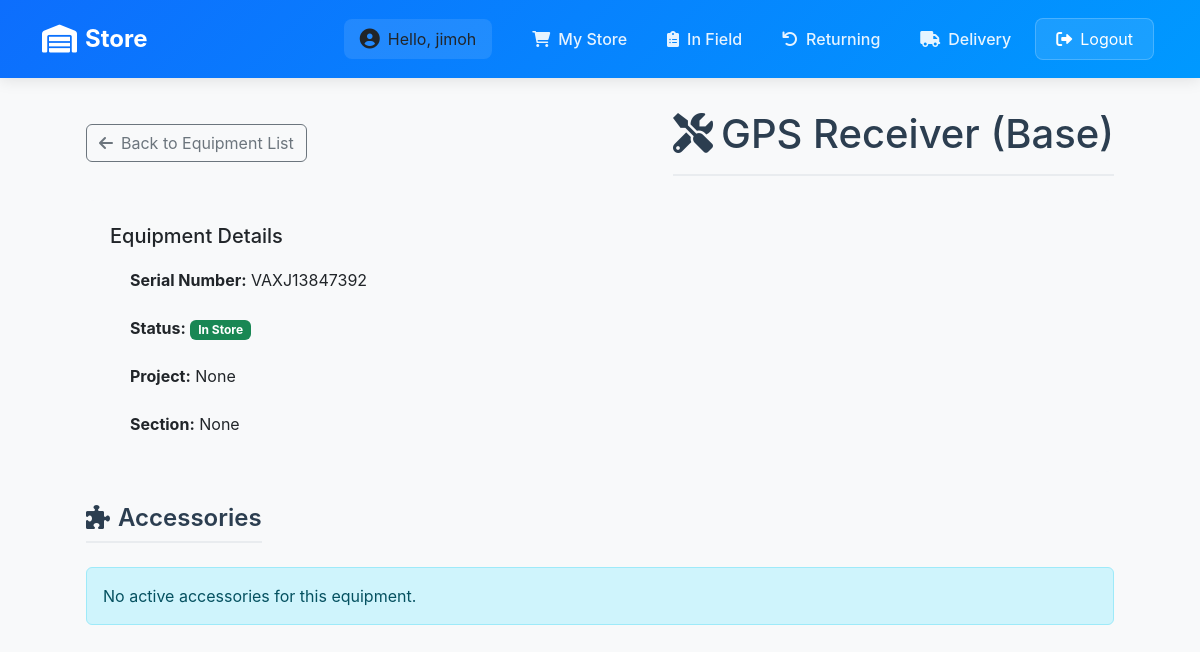
/inventory/equipment/65/ (signed in), run on the app's committed database.
### inventory/models.py (models this page shows, shortened)
class EquipmentsInSurvey(models.Model):
    EQUIPMENT_CHOICES = [
        ('GPS Receiver (Base)', 'GPS Receiver (Base)'),
        ('GPS Receiver (Rover)', 'GPS Receiver (Rover)'),
        ('Data logger', 'Data logger'),
        ('External Radio', "External Radio"),
        ('Total Station', "Total Station"),
        ('Levelling Instrument', 'Levelling Instrument'),
        ('Eco Sounder', 'Eco Sounder'),
    ]
    owner_choice = [
        ('Hi-Tech', "Hi-Tech"),
        ("Sub-Contractor", "Sub-Contractor")
    ]
    name = models.CharField(max_length=100, help_text="Equipment Name", choices=EQUIPMENT_CHOICES)
    date_of_receiving_from_supplier = models.DateField(blank=True, null=True)
    supplier = models.CharField(max_length=100, help_text="Manufacturer/Model from CSV")
    owner = models.CharField(max_length=20, choices=owner_choice)
    serial_number = models.CharField(max_length=100, help_text="Equipment Serial Number")
    condition = models.CharField(max_length=50, help_text="Equipment condition from CSV", default="Good")
    CONDITION_AFTER_USE_CHOICES = [
        ("Good", "Good"),
        ("Need Repair", "Need Repair")
    ]
    chief_surveyor = models.ForeignKey(User, on_delete=models.CASCADE, null=True, blank=True)
    surveyor_responsible = models.CharField(max_length=100, null=True, blank=True, help_text="Name of the surveyor responsible for the equipment")
    quantity = models.PositiveBigIntegerField(default=1, help_text="Number of Quantity")
    project = models.CharField(max_length=20, choices=[('Coastal Road', 'Coastal Road'), ('Sokoto', 'Sokoto')], blank=True, null=True, help_text="Project Name")
    section = models.CharField(max_length=100, null=True, blank=True)
    date_receiving_from_department = models.DateField(blank=True, null=True, help_text="Date when the equipment was received from the department")
    status = models.CharField(choices=[('In Store', 'In Store'), ('In Field', 'In Field'), ('With Chief Surveyor', 'With Chief Surveyor'), ('Returning', 'Returning'), ('Delivering', 'Delivering')], max_length=100, default='In Store', blank=True, null=True, help_text="Current status of the equipment")
    delivery_status = models.CharField(max_length=10, choices=[('Delivered', 'Delivered'), ('Delivering', 'Delivering'), ('Cancelled', 'Cancelled')], null=True, blank=True)
    return_comment = models.TextField(null=True, blank=True, help_text="Comment when equipment is returned")
    return_date = models.DateTimeField(null=True, blank=True, help_text="Date when equipment was returned")

### inventory/views.py (the view, shortened to what this page needs)
# urls.py: path('equipment/<int:id>/', views.equipment_detail, name='equipment_detail'),
@login_required
def equipment_detail(request, id):
    equipment = get_object_or_404(EquipmentsInSurvey, id=id)
    if not request.user.is_superuser:
        if equipment.chief_surveyor != request.user and equipment.status != 'In Store':
            messages.error(request, 'You do not have permission to view this equipment.')
            return redirect('profile')
    if not request.user.is_superuser:
        active_accessories = equipment.accessories.filter(
            return_status__in=['In Use', 'With Chief Surveyor'],
            chief_surveyor=request.user
        )
        returned_accessories = equipment.accessories.filter(
            return_status__in=['Returned', 'Returning'],
            chief_surveyor=request.user
        )
    else:
        active_accessories = equipment.accessories.filter(return_status__in=['In Use', "In Store", "With Chief Surveyor"])
        returned_accessories = equipment.accessories.filter(return_status__in=['Returned', 'Returning'])
    return render(request, 'equipments/equipments_detail.html', {
        'equipment': equipment,
        'active_accessories': active_accessories,
        'returned_accessories': returned_accessories
    })

### inventory/templates/equipments/equipments_detail.html (shortened to what this page needs)
{% extends 'base_dashboard.html' %}
{% load static %}
{% block content %}
<div class="container">
    <div class="equipment-detail">
        <div class="d-flex justify-content-between align-items-center mb-4">
            <div class="d-flex gap-2">
                {% if user.is_superuser %}
                <a href="{% url 'store' %}" class="btn btn-outline-secondary">
                    <i class="fas fa-arrow-left me-2"></i>Back to Equipment List
                </a>
                {% else %}
                <a href="{% url 'request_equipment' %}" class="btn btn-outline-secondary">
                    <i class="fas fa-arrow-left me-2"></i>Back to Equipment List
                </a>
                {% endif %}
            </div>
            <h1 class="page-title mb-0">
                <i class="fas fa-tools me-2"></i>{{ equipment.name }}
            </h1>
        </div>
        <div class="equipment-info">
            <div class="row">
                <div class="col-md-6">
                    <h5>Equipment Details</h5>
                    <ul class="list-group">
                        <li class="list-group-item">
                            <strong>Serial Number:</strong> {{ equipment.serial_number }}
                        </li>
                        <li class="list-group-item">
                            <strong>Status:</strong>
                            <span class="badge {% if equipment.status == 'In Store' %}bg-success{% elif equipment.status == 'In Field' %}bg-primary{% else %}bg-warning{% endif %}">
                            {{ equipment.status }}
                        </span>
                        </li>
                        <li class="list-group-item">
                            <strong>Project:</strong> {{ equipment.project }}
                        </li>
                        <li class="list-group-item">
                            <strong>Section:</strong> {{ equipment.section }}
                        </li>
                    </ul>
                </div>
            </div>
        </div>
        <div class="accessories-section mt-4">
            <div class="d-flex justify-content-between align-items-center mb-4">
                <h2 class="section-title mb-0">
                    <i class="fas fa-puzzle-piece me-2"></i>Accessories
                </h2>
            </div>
            {% if active_accessories %}
                <div class="row">
                    {% for accessory in active_accessories %}
                        <div class="col-md-4 mb-3">
                            <div class="card">
                                <div class="card-body postion-relative">
                                    {% if user.is_superuser %}
                                    <a href="{% url 'remove_from_equipment' accessory.id %}" class="position-absolute top-0 end-0 m-2 text-danger fw-bold text-decoration-none" style="font-size: 2rem;">&times</a>
                                    {% endif %}
                                    <h5 class="card-title">{{ accessory.name }}</h5>
                                    <p class="card-text">
                                        <small class="text-muted">
                                            {% if accessory.serial_number %}
                                                Serial: {{ accessory.serial_number }}
                                            {% else %}
                                                Serial: Not assigned
                                            {% endif %}
                                        </small>
                                    </p>
                                    <p class="card-text">
                                        <span class="badge {% if accessory.status == 'Good' %}bg-success{% elif accessory.status == 'Needs Repair' %}bg-warning{% else %}bg-danger{% endif %}">
                                            {{ accessory.status }}
                                        </span>
                                        <span class="badge {% if accessory.return_status == 'In Use' %}bg-success{% elif accessory.return_status == 'Returning' %}bg-warning{% else %}bg-info{% endif %} ms-2">
                                            {{ accessory.return_status }}
                                        </span>
                                    </p>
                                    {% if accessory.comment %}
                                        <p class="card-text"><small class="text-muted">{{ accessory.comment }}</small></p>
                                    {% endif %}
                                    <div class="d-flex justify-content-between">
                                        <a href="{% url 'edit_accessory' accessory.id %}" class="btn btn-sm btn-outline-primary">
                                            <i class="fas fa-edit"></i>
                                        </a>
                                        <div>
                                            <a href="{% url 'return_accessory' accessory.id %}" class="btn btn-sm btn-outline-warning">
                                                <i class="fas fa-undo"></i> Return
                                            </a>
                                        </div>
                                    </div>
                                </div>
                            </div>
                        </div>
                        {% endfor %}
                </div>
            {% else %}
                <div class="alert alert-info">
                    No active accessories for this equipment.
                </div>
            {% endif %}
        </div>
    </div>
</div>
{% endblock %}

### inventory/templates/base_dashboard.html (shortened to what this page needs)
<!DOCTYPE html>
<html lang="en">
<head>
    {% load static %}
    <link href="https://cdn.jsdelivr.net/npm/bootstrap@5.3.0-alpha1/dist/css/bootstrap.min.css" rel="stylesheet">
    <link href="https://cdnjs.cloudflare.com/ajax/libs/font-awesome/6.0.0/css/all.min.css" rel="stylesheet">
</head>
<body>
<nav class="navbar navbar-expand-lg navbar-dark sticky-top">
    <div class="container">
        <a class="navbar-brand" href="{% if is_admin %}{% url 'store' %}{% else %}#{% endif %}">
            <i class="fas fa-warehouse"></i>
            {% if is_admin %}Head Office{% else %}Store{% endif %}
        </a>
        <div class="collapse navbar-collapse" id="navbarNav">
            <ul class="navbar-nav ms-auto align-items-center">
                {% if user.is_authenticated or is_admin %}
                    <li class="nav-item">
                        <div class="user-welcome">
                            <i class="fas fa-user-circle"></i>
                            <span>Hello, {{ user.username }}</span>
                        </div>
                    </li>
                    {% if is_admin %}
                        <li class="nav-item">
                            <a class="nav-link {% if request.resolver_match.url_name == 'store' %}active{% endif %}"
                               href="{% url 'store' %}">
                                <i class="fas fa-store me-2"></i>Store
                            </a>
                        </li>
                        <li class="nav-item">
                            <a class="nav-link {% if request.resolver_match.url_name == 'store_all' %}active{% endif %}"
                               href="{% url 'store_all' %}">
                                <i class="fas fa-boxes me-2"></i>All Equipment
                            </a>
                        </li>
                        <li class="nav-item">
                            <a class="nav-link {% if request.resolver_match.url_name == 'store_field' %}active{% endif %}"
                               href="{% url 'store_field' %}">
                                <i class="fas fa-map-marked-alt me-2"></i>In Field
                            </a>
                        </li>
                        <li class="nav-item">
                            <a class="nav-link {% if request.resolver_match.url_name == 'store_returning' %}active{% endif %}"
                               href="{% url 'store_returning' %}">
                                <i class="fas fa-undo me-2"></i>Returning
                            </a>
                        </li>
                        <li class="nav-item">
                            <a class="nav-link {% if request.resolver_match.url_name == 'delivery' %}active{% endif %}"
                               href="{% url 'delivery' %}">
                                <i class="fas fa-truck me-2"></i>Delivery
                            </a>
                        </li>
                    {% else %}
                        <li class="nav-item">
                            <a class="nav-link {% if request.resolver_match.url_name == 'request_equipment' %}active{% endif %}"
                               href="{% url 'request_equipment' %}">
                                <i class="fas fa-shopping-cart me-2"></i>My Store
                            </a>
                        </li>
                        <li class="nav-item">
                            <a class="nav-link {% if request.resolver_match.url_name == 'profile' %}active{% endif %}"
                               href="{% url 'profile' %}">
                                <i class="fas fa-clipboard-list me-2"></i>In Field
                            </a>
                        </li>
                        <li class="nav-item">
                            <a class="nav-link {% if request.resolver_match.url_name == 'store_returning' %}active{% endif %}"
                               href="{% url 'store_returning' %}">
                                <i class="fas fa-undo me-2"></i>Returning
                            </a>
                        </li>
                        <li class="nav-item">
                            <a class="nav-link {% if request.resolver_match.url_name == 'delivery' %}active{% endif %}"
                               href="{% url 'delivery' %}">
                                <i class="fas fa-truck me-2"></i>Delivery
                            </a>
                        </li>
                    {% endif %}
                    <li class="nav-item">
                        <form method="POST" action="{% url 'logout' %}" class="d-inline">
                            <button type="submit" class="btn logout-btn">
                                <i class="fas fa-sign-out-alt me-2"></i>Logout
                            </button>
                        </form>
                    </li>
                {% else %}
                    <li class="nav-item">
                        <a class="nav-link nav-btn" href="{% url 'login' %}">
                            <i class="fas fa-sign-in-alt me-2"></i>Login
                        </a>
                    </li>
                {% endif %}
            </ul>
        </div>
    </div>
</nav>
<div class="container">
    {% block content %}
    {% endblock %}
</div>
</body>
</html>

### data on the page
EquipmentsInSurvey: name "GPS Receiver (Base)", serial_number "VAXJ13847392", status "In Store", project "None", section "None"

### other printed values
{{ user.username }} "jimoh"
